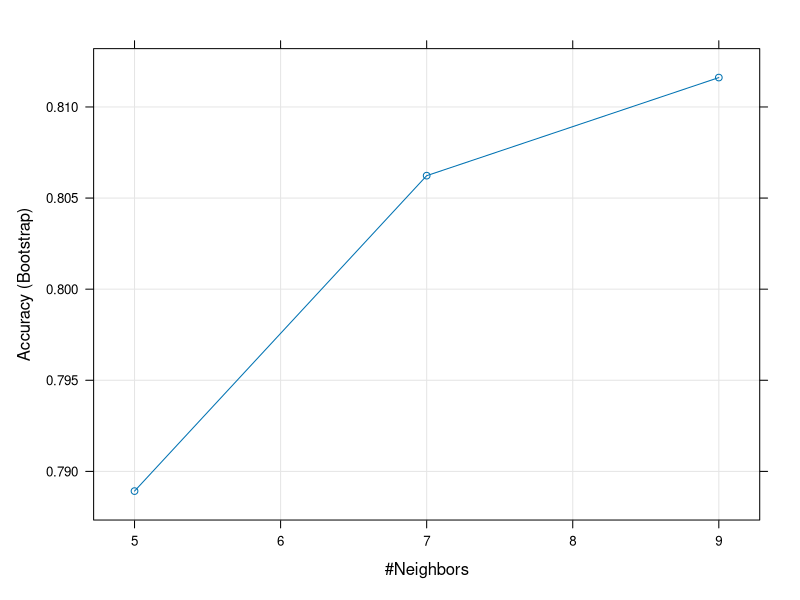

R code for this plot: (Note: this script raises an error after producing the figure.)
rm(list=ls())

library(tidyverse)
library(dslabs)
data("mnist_27")

library(caret)
train_glm <- train(y ~ ., method = "glm", data = mnist_27$train)
train_knn <- train(y ~ ., method = "knn", data = mnist_27$train)
train_gda <- train(y ~ ., method = "qda", data = mnist_27$train)
train_rpart <- train(y ~ ., method = "rpart", data = mnist_27$train)
plot(train_knn)

y_hat_glm <- predict(train_glm, mnist_27$test, type = "raw")
y_hat_knn <- predict(train_knn, mnist_27$test, type = "raw")

confusionMatrix(y_hat_glm, mnist_27$test$y)$overall["Accuracy"]
confusionMatrix(y_hat_knn, mnist_27$test$y)$overall["Accuracy"]

getModelInfo("knn")
modelLookup("loess")

train_knn <- train(y ~ ., method = "knn", data = mnist_27$train)
ggplot(train_knn, highlight = TRUE)

train_knn <- train(y ~ ., method = "knn", 
                   data = mnist_27$train,
                   tuneGrid = data.frame(k = seq(9, 71, 2)))
ggplot(train_knn, highlight = TRUE)

train_knn$bestTune
train_knn$finalModel

confusionMatrix(predict(train_knn, mnist_27$test, type = "raw"),
                mnist_27$test$y)$overall["Accuracy"]

control <- trainControl(method = "cv", number = 10, p = .9)
train_knn_cv <- train(y ~ ., method = "knn", 
                      data = mnist_27$train,
                      tuneGrid = data.frame(k = seq(9, 71, 2)),
                      trControl = control)
ggplot(train_knn_cv, highlight = TRUE)

train_knn$results %>% 
  ggplot(aes(x = k, y = Accuracy)) +
  geom_line() +
  geom_point() +
  geom_errorbar(aes(x = k, 
                    ymin = Accuracy - AccuracySD,
                    ymax = Accuracy + AccuracySD))

train_knn$results$AccuracySD

plot_cond_prob <- function(p_hat=NULL){
  tmp <- mnist_27$true_p
  if(!is.null(p_hat)){
    tmp <- mutate(tmp, p=p_hat)
  }
  tmp %>% ggplot(aes(x_1, x_2, z=p, fill=p)) +
    geom_raster(show.legend = FALSE) +
    scale_fill_gradientn(colors=c("#F8766D","white","#00BFC4")) +
    stat_contour(breaks=c(0.5),color="black")
}

plot_cond_prob(predict(train_knn, mnist_27$true_p, type = "prob")[,2])

install.packages("gam")
modelLookup("gamLoess")

grid <- expand.grid(span = seq(0.15, 0.65, len = 10), degree = 1)

train_loess <- train(y ~ ., 
                     method = "gamLoess",
                     tuneGrid=grid,
                     data = mnist_27$train)
ggplot(train_loess, highlight = TRUE)

confusionMatrix(data = predict(train_loess, mnist_27$test), 
                reference = mnist_27$test$y)$overall["Accuracy"]

p1 <- plot_cond_prob(predict(train_loess, mnist_27$true_p, type = "prob")[,2])
p1

#comprehension check
rm(list=ls())
data("tissue_gene_expression")
library(rpart)
modelLookup("rpart")

x <- tissue_gene_expression$x
y <- tissue_gene_expression$y
set.seed(1991, sample.kind="Rounding")

train_rpart <- train(x,y, method="rpart", 
                     tuneGrid= data.frame(cp=seq(0, 0.1, 0.01)) )
ggplot(train_rpart)


train_rpart <- train(x,y, method="rpart", 
                     tuneGrid= data.frame(cp=seq(0, 0.1, 0.01)),
                     control = rpart.control(minsplit = 0) )

train_rpart$results$Accuracy

ggplot(train_rpart)
confusionMatrix(train_rpart)

plot(train_rpart$finalModel,margin=0.1)
text(train_rpart$finalModel, cex=0.6)

set.seed(1991, sample.kind="Rounding")
train_rf <- train(x,y, method="rf", 
                     tuneGrid= data.frame(mtry =seq(50, 200, 25)),nodesize = 1)
train_rf$bestTune
fit <-train_rf
ggplot(fit)
imp <-varImp(fit)

fit_rpart <- train_rpart
tree_terms <- as.character(unique(fit_rpart$finalModel$frame$var[!(fit_rpart$finalModel$frame$var == "<leaf>")]))
tree_terms

class(imp)
dat <-data.frame(imp$importance) %>%
  mutate(rank = rank(-imp$importance))
dat["CFHR4",]

dat <-dat %>% arrange(-dat)
sum(dat$Overall> dat["CFHR4",])



tibble(term = rownames(imp$importance), 
           importance = imp$importance$Overall) %>%
  mutate(rank = rank(-importance)) %>% arrange(desc(importance)) %>%
  filter(term %in% tree_terms)
